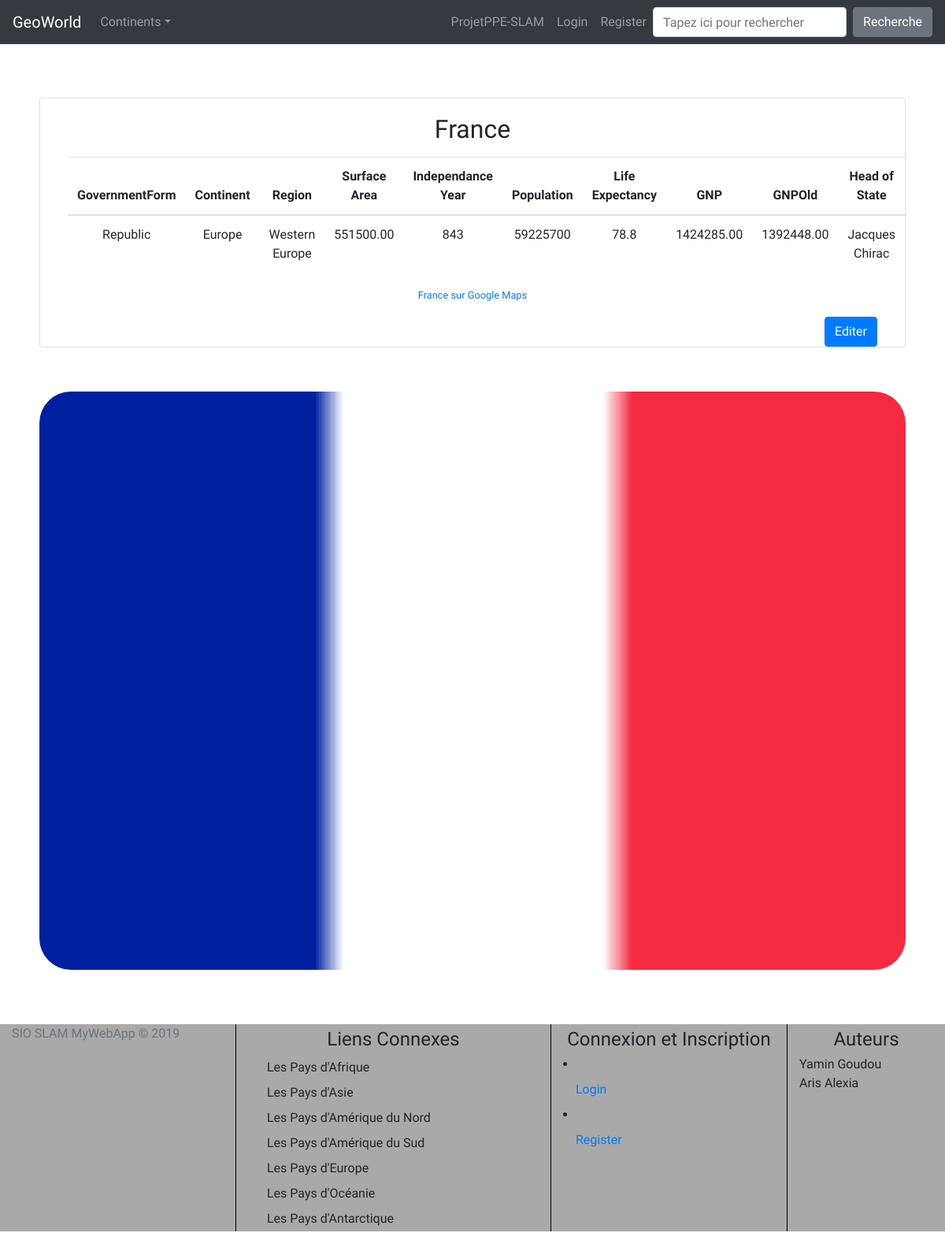
The page /pays.php?name=France on the database as committed earlier.
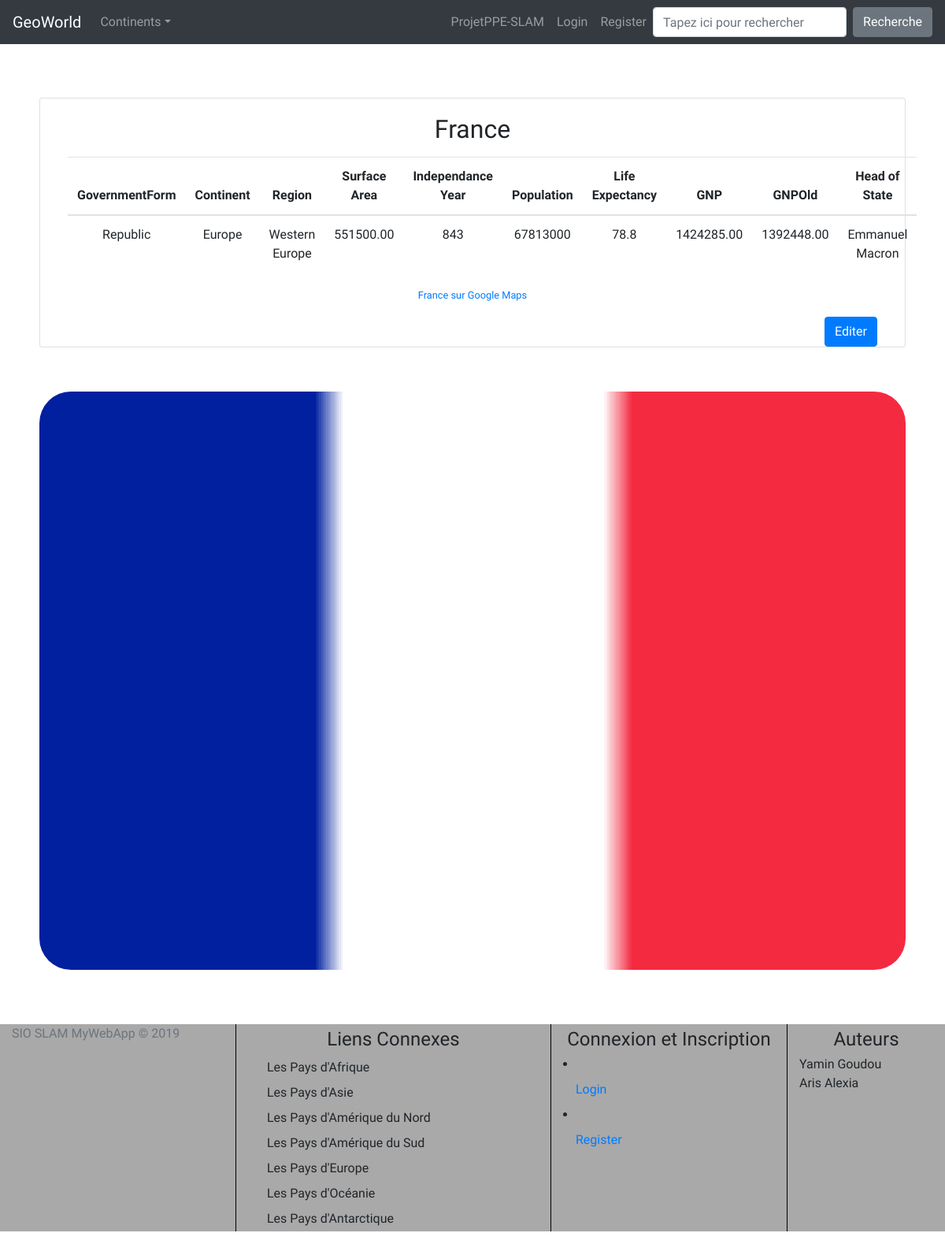
The same page on the database as committed later.
### tables this page shows
CREATE TABLE `Country` (
  `id` int(11) NOT NULL,
  `Code` char(3) DEFAULT NULL,
  `Name` char(52) NOT NULL DEFAULT '',
  `Continent` enum('Asia','Europe','North America','Africa','Oceania','Antarctica','South America') NOT NULL DEFAULT 'Asia',
  `Region` char(26) NOT NULL DEFAULT '',
  `SurfaceArea` float(10,2) NOT NULL DEFAULT '0.00',
  `IndepYear` smallint(6) DEFAULT NULL,
  `Population` int(11) NOT NULL DEFAULT '0',
  `LifeExpectancy` float(3,1) DEFAULT NULL,
  `GNP` float(10,2) DEFAULT NULL,
  `GNPOld` float(10,2) DEFAULT NULL,
  `LocalName` char(45) NOT NULL DEFAULT '',
  `GovernmentForm` char(45) NOT NULL DEFAULT '',
  `HeadOfState` char(60) DEFAULT NULL,
  `Capital` int(11) DEFAULT NULL,
  `Code2` char(2) NOT NULL DEFAULT '',
  `Commentary` varchar(500) DEFAULT NULL
);

### pays.php (the view, shortened to what this page needs)
<?php
include('header.php');
include('inc/connect_db.php');
extract($_GET);
 ?>
 <div class="container-fluid">
    <div class="row" style="margin: 20px;">
      <div class="col-md-12">
        <br>
<?php
$id = $_GET["name"];
$stmt = $pdo->prepare("SELECT * FROM `Country` WHERE `Name` =:pays");
$stmt->bindValue(":pays", $id, PDO::PARAM_STR);
$stmt->execute();
while($row = $stmt->fetch(PDO::FETCH_ASSOC)) :
?>
    <div class="card mb-2" style="max-width: 2000px;">
    <div class="col-md-12">
      <div class="card-body" style="text-align: center;">
        <h2 class="card-title" style="text-align: center;" id="namePays"><?php echo $row['Name'] ?></h2>
        <p class="card-text">
          <table class="table table-hover">
          <thead>
              <tr>
                <th scope="col">GovernmentForm</th>
                <th scope="col">Continent</th>
                <th scope="col">Region</th>
                <th scope="col">Surface Area</th>
                <th scope="col">Independance Year</th>
                <th scope="col">Population</th>
                <th scope="col">Life Expectancy</th>
                <th scope="col">GNP</th>
                <th scope="col">GNPOld</th>
                <th scope="col">Head of State</th>
              </tr>
          </thead>
          <tbody>
            <tr>
              <td scope="row"><?php echo $row["GovernmentForm"] ?></td>
              <td><?php echo $row["Continent"] ?></td>
              <td><?php echo $row["Region"] ?></td>
              <td><?php echo $row["SurfaceArea"] ?></td>
              <td><?php echo $row["IndepYear"] ?></td>
              <td><?php echo $row["Population"] ?></td>
              <td><?php echo $row["LifeExpectancy"] ?></td>
              <td><?php echo $row["GNP"] ?></td>
              <td><?php echo $row["GNPOld"] ?></td>
              <td><?php echo $row["HeadOfState"] ?></td>
            </tr>
          </tbody>
          </table>
        </p>
        <p class="card-text">
          <small class="text-muted">
            <a href="https://www.google.com/maps/search/?api=1&query=<?php echo $row['Name'] ?>" target="_blank">
          <?php echo $row['Name'] ?> sur Google Maps</a>
          </small>
          <form action="edit.php" method="get">
            <button href="edit.php" class="btn btn-primary" style="float: right;" value="<?php echo htmlspecialchars($row['Name']); ?>" name="name">Editer</button>
          </form>
        </p>
      </div>
    </div>
</div>
<br>
<br>
    <img src="<?php echo 'media/'.strtolower(htmlspecialchars($row['Code2'])).'.png';?>"
     alt=""  style="width: 100%; height:auto; border-radius:40px">
    </div>
    </div>
 </div>
 <?php endwhile; ?>
<?php
require_once 'footer.php';
?>

### header.php (shortened to what this page needs)
<!doctype html>
<html lang="fr" class="h-100">
<head>
  <link href="assets/bootstrap-4.2.1-dist/css/bootstrap.min.css" rel="stylesheet">
  <link href="css/custom.css" rel="stylesheet">
  <link rel="stylesheet" href="css/style.css">
</head>
<body class="d-flex flex-column h-100">
<header>
  <nav class="navbar navbar-expand-md navbar-dark bg-dark fixed-top">
    <a class="navbar-brand" href="index.php">GeoWorld</a>
    <div class="collapse navbar-collapse" id="navbarsExampleDefault">
      <ul class="navbar-nav mr-auto">
        <li class="nav-item dropdown">
        <a class="nav-link dropdown-toggle" href="#" id="dropdown01" data-toggle="dropdown" aria-haspopup="true"
             aria-expanded="false">Continents</a>
        </li>
      </ul>
      <ul class="navbar-nav ml-auto">
        <li class="nav-item">
          <a class="nav-link " href="todo-projet.php">
            ProjetPPE-SLAM
          </a>
        </li>
        <?php
          if (isset($_SESSION["prenom"]) && $_SESSION["prenom"] == true)  {
            echo '<li class="nav-item">
                    "<a class="nav-link" href="profil.php?idUser='.$_SESSION['idUser'].'"
                        class="nav-link" >Profil de : '.$_SESSION["prenom"].' '.$_SESSION["nom"].'
                     </a>
                  </li>';
                                                                          }
          else {
            echo ' <li class="nav-item">
                      <a class="nav-link" href="connexion.php">Login</a>
                    </li>
                    <li class="nav-item">
                      <a class="nav-link" href="register.php">Register</a>
                    </li>';
                }
        ?>
      </ul>
      <form class="form-inline my-2 my-lg-0" action="search.php" method="GET">
        <input class="form-control mr-sm-2" type="text" placeholder="Tapez ici pour rechercher" aria-label="Search" name="recherche">
        <button class="btn btn-secondary my-2 my-sm-0" type="submit">Recherche</button>
      </form>
    </div>
  </nav>
</header>

### footer.php (shortened to what this page needs)
<footer class="footer mt-auto py-3">
  <div class="container-fluid" style="background-color:darkgrey;">
    <div class="row">
      <div class="col-md-3" style="border-right: 1px solid black;">
        <span class="text-muted">SIO SLAM MyWebApp &copy; 2019</span>
      </div>
      <div class="col-md-4" style="border-right: 1px solid black;">
        <h4 style="text-align: center; margin : 5px;">Liens Connexes</h4>
        <form action="index-continent.php" method="get">
             <button type="submit" name="continent" value="Africa" class="dropdown-item"> Les Pays d'Afrique</button>
             <button type="submit" name="continent" value="Asia" class="dropdown-item">Les Pays d'Asie</button>
             <button type="submit" name="continent" value="North America" class="dropdown-item">Les Pays d'Amérique du Nord</button>
             <button type="submit" name="continent" value="South America" class="dropdown-item">Les Pays d'Amérique du Sud</button>
             <button type="submit" name="continent" value="Europe" class="dropdown-item">Les Pays d'Europe</button>
             <button type="submit" name="continent" value="Oceania" class="dropdown-item">Les Pays d'Océanie</button>
             <button type="submit" name="continent" value="Antartica" class="dropdown-item">Les Pays d'Antarctique</button>
          </form>
      </div>
      <div class="col-md-3" style="border-right: 1px solid black;">
        <h4 style="text-align: center; margin : 5px;">Connexion et Inscription</h4>
          <li class="nav-item">
            <a class="nav-link" href="connexion.php">Login</a>
          </li>
          <li class="nav-item">
            <a class="nav-link" href="register.php">Register</a>
          </li>
      </div>
      <div class="col-md-2">
        <h4 style="text-align: center; margin : 5px;">Auteurs</h4>
        <p>Yamin Goudou </br> Aris Alexia</p>
      </div>
    </div>
  </div>
</footer>
  </body>
</html>

### css/custom.css (style rules this page uses)
body { padding-top: 5rem; font-family: 'Ubuntu', sans-serif; }

### css/style.css (style rules this page uses)
body { font-family: 'Ubuntu', sans-serif; }

Rows that differ between the two databases and show on the page:
changed country "France": Population "59225700" → "67813000"; HeadOfState "Jacques Chirac" → "Emmanuel Macron"
